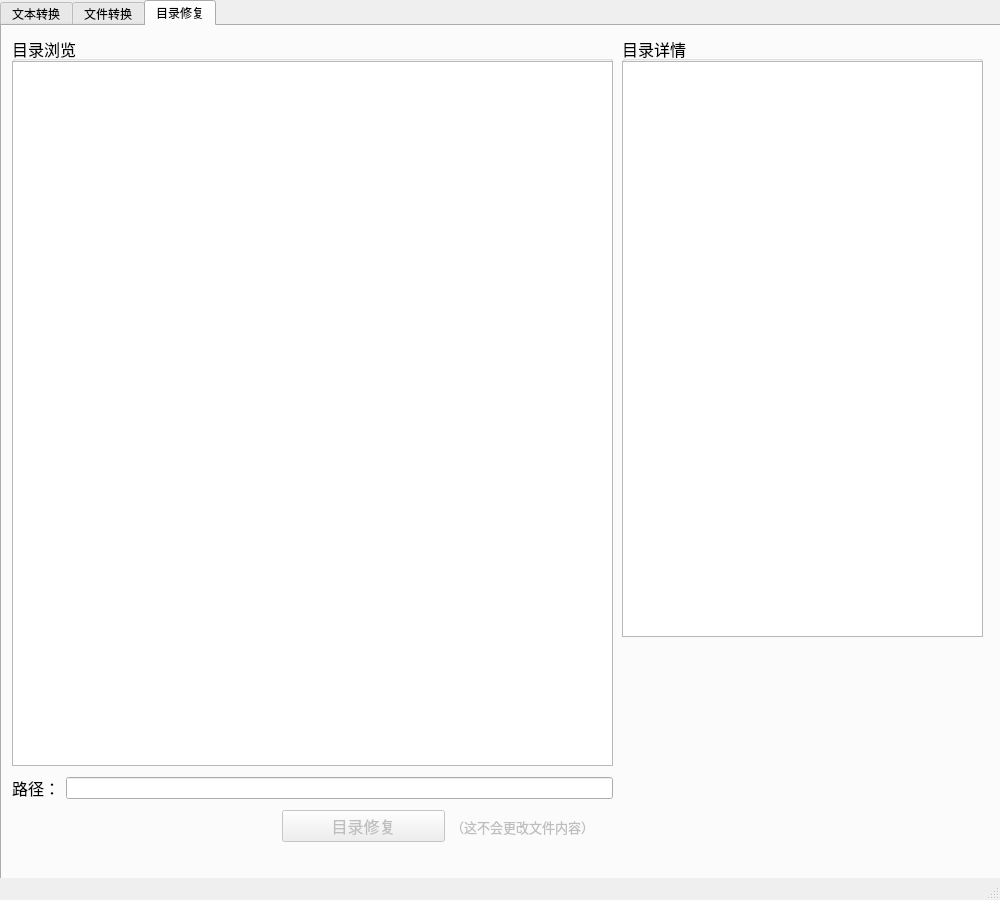
<?xml version="1.0" encoding="UTF-8"?>
<ui version="4.0">
 <class>MainWindow</class>
 <widget class="QMainWindow" name="MainWindow">
  <property name="geometry">
   <rect>
    <x>0</x>
    <y>0</y>
    <width>1000</width>
    <height>900</height>
   </rect>
  </property>
  <property name="font">
   <font>
    <pointsize>9</pointsize>
   </font>
  </property>
  <property name="windowTitle">
   <string>乱码转换</string>
  </property>
  <widget class="QWidget" name="centralwidget">
   <widget class="QTabWidget" name="tabWidget">
    <property name="geometry">
     <rect>
      <x>0</x>
      <y>0</y>
      <width>1001</width>
      <height>881</height>
     </rect>
    </property>
    <property name="currentIndex">
     <number>2</number>
    </property>
    <widget class="QWidget" name="tabCodeTrans">
     <attribute name="title">
      <string>文本转换</string>
     </attribute>
     <widget class="QGroupBox" name="groupBoxGet">
      <property name="geometry">
       <rect>
        <x>10</x>
        <y>10</y>
        <width>780</width>
        <height>370</height>
       </rect>
      </property>
      <property name="font">
       <font>
        <pointsize>12</pointsize>
       </font>
      </property>
      <property name="title">
       <string>源码</string>
      </property>
      <widget class="QPlainTextEdit" name="sourceCode">
       <property name="geometry">
        <rect>
         <x>0</x>
         <y>25</y>
         <width>780</width>
         <height>345</height>
        </rect>
       </property>
      </widget>
     </widget>
     <widget class="QPushButton" name="codeTrans">
      <property name="geometry">
       <rect>
        <x>10</x>
        <y>390</y>
        <width>80</width>
        <height>40</height>
       </rect>
      </property>
      <property name="font">
       <font>
        <pointsize>12</pointsize>
       </font>
      </property>
      <property name="text">
       <string>转换</string>
      </property>
     </widget>
     <widget class="QGroupBox" name="groupBoxOut">
      <property name="geometry">
       <rect>
        <x>10</x>
        <y>440</y>
        <width>780</width>
        <height>370</height>
       </rect>
      </property>
      <property name="font">
       <font>
        <pointsize>12</pointsize>
       </font>
      </property>
      <property name="title">
       <string>解码</string>
      </property>
      <widget class="QPlainTextEdit" name="solvedCode">
       <property name="enabled">
        <bool>true</bool>
       </property>
       <property name="geometry">
        <rect>
         <x>0</x>
         <y>25</y>
         <width>780</width>
         <height>345</height>
        </rect>
       </property>
       <property name="readOnly">
        <bool>true</bool>
       </property>
      </widget>
     </widget>
    </widget>
    <widget class="QWidget" name="tabFileTrans">
     <attribute name="title">
      <string>文件转换</string>
     </attribute>
     <widget class="QGroupBox" name="fileBrowerGroup">
      <property name="geometry">
       <rect>
        <x>10</x>
        <y>10</y>
        <width>691</width>
        <height>730</height>
       </rect>
      </property>
      <property name="font">
       <font>
        <pointsize>12</pointsize>
       </font>
      </property>
      <property name="title">
       <string>文件浏览</string>
      </property>
      <widget class="QTreeView" name="fileBrower">
       <property name="geometry">
        <rect>
         <x>0</x>
         <y>25</y>
         <width>691</width>
         <height>705</height>
        </rect>
       </property>
       <property name="sortingEnabled">
        <bool>true</bool>
       </property>
      </widget>
     </widget>
     <widget class="QWidget" name="layoutWidget">
      <property name="geometry">
       <rect>
        <x>10</x>
        <y>750</y>
        <width>691</width>
        <height>24</height>
       </rect>
      </property>
      <layout class="QHBoxLayout" name="filePathLayout">
       <item>
        <widget class="QLabel" name="label">
         <property name="font">
          <font>
           <pointsize>12</pointsize>
          </font>
         </property>
         <property name="text">
          <string>路径：</string>
         </property>
        </widget>
       </item>
       <item>
        <widget class="QLineEdit" name="filePath"/>
       </item>
      </layout>
     </widget>
     <widget class="QWidget" name="layoutWidget">
      <property name="geometry">
       <rect>
        <x>310</x>
        <y>780</y>
        <width>391</width>
        <height>41</height>
       </rect>
      </property>
      <layout class="QHBoxLayout" name="fileProcessor">
       <item>
        <widget class="QCheckBox" name="fileNameTrans">
         <property name="enabled">
          <bool>false</bool>
         </property>
         <property name="font">
          <font>
           <pointsize>10</pointsize>
          </font>
         </property>
         <property name="text">
          <string>同时转换文件名</string>
         </property>
         <property name="checkable">
          <bool>true</bool>
         </property>
         <property name="checked">
          <bool>true</bool>
         </property>
        </widget>
       </item>
       <item>
        <widget class="QPushButton" name="fileTrans">
         <property name="enabled">
          <bool>false</bool>
         </property>
         <property name="font">
          <font>
           <pointsize>12</pointsize>
          </font>
         </property>
         <property name="text">
          <string>文件转换</string>
         </property>
        </widget>
       </item>
      </layout>
     </widget>
     <widget class="QGroupBox" name="previewBox">
      <property name="geometry">
       <rect>
        <x>710</x>
        <y>10</y>
        <width>281</width>
        <height>281</height>
       </rect>
      </property>
      <property name="font">
       <font>
        <pointsize>12</pointsize>
       </font>
      </property>
      <property name="title">
       <string>文件预览</string>
      </property>
      <widget class="QPlainTextEdit" name="filePreview">
       <property name="geometry">
        <rect>
         <x>0</x>
         <y>25</y>
         <width>281</width>
         <height>256</height>
        </rect>
       </property>
       <property name="readOnly">
        <bool>true</bool>
       </property>
      </widget>
     </widget>
     <widget class="QGroupBox" name="transBox">
      <property name="geometry">
       <rect>
        <x>710</x>
        <y>340</y>
        <width>281</width>
        <height>281</height>
       </rect>
      </property>
      <property name="font">
       <font>
        <pointsize>12</pointsize>
       </font>
      </property>
      <property name="title">
       <string>转码预览</string>
      </property>
      <widget class="QPlainTextEdit" name="transPreview">
       <property name="geometry">
        <rect>
         <x>0</x>
         <y>25</y>
         <width>281</width>
         <height>256</height>
        </rect>
       </property>
       <property name="readOnly">
        <bool>true</bool>
       </property>
      </widget>
     </widget>
     <widget class="QCheckBox" name="previewAbled">
      <property name="geometry">
       <rect>
        <x>710</x>
        <y>300</y>
        <width>271</width>
        <height>31</height>
       </rect>
      </property>
      <property name="font">
       <font>
        <pointsize>12</pointsize>
       </font>
      </property>
      <property name="text">
       <string>始终启用预览</string>
      </property>
      <property name="checked">
       <bool>true</bool>
      </property>
     </widget>
    </widget>
    <widget class="QWidget" name="tabFolderFix">
     <attribute name="title">
      <string>目录修复</string>
     </attribute>
     <widget class="QGroupBox" name="folderBrowerGroup">
      <property name="geometry">
       <rect>
        <x>10</x>
        <y>10</y>
        <width>601</width>
        <height>730</height>
       </rect>
      </property>
      <property name="font">
       <font>
        <pointsize>12</pointsize>
       </font>
      </property>
      <property name="title">
       <string>目录浏览</string>
      </property>
      <widget class="QTreeView" name="folderBrower">
       <property name="geometry">
        <rect>
         <x>0</x>
         <y>25</y>
         <width>601</width>
         <height>705</height>
        </rect>
       </property>
       <property name="sortingEnabled">
        <bool>true</bool>
       </property>
      </widget>
     </widget>
     <widget class="QWidget" name="layoutWidget_2">
      <property name="geometry">
       <rect>
        <x>10</x>
        <y>750</y>
        <width>601</width>
        <height>24</height>
       </rect>
      </property>
      <layout class="QHBoxLayout" name="folderPathLayout">
       <item>
        <widget class="QLabel" name="label_2">
         <property name="font">
          <font>
           <pointsize>12</pointsize>
          </font>
         </property>
         <property name="text">
          <string>路径：</string>
         </property>
        </widget>
       </item>
       <item>
        <widget class="QLineEdit" name="folderPath"/>
       </item>
      </layout>
     </widget>
     <widget class="QWidget" name="layoutWidget_3">
      <property name="geometry">
       <rect>
        <x>280</x>
        <y>780</y>
        <width>331</width>
        <height>41</height>
       </rect>
      </property>
      <layout class="QHBoxLayout" name="folderFixer">
       <item>
        <widget class="QPushButton" name="folderFix">
         <property name="enabled">
          <bool>false</bool>
         </property>
         <property name="font">
          <font>
           <pointsize>12</pointsize>
          </font>
         </property>
         <property name="text">
          <string>目录修复</string>
         </property>
        </widget>
       </item>
       <item>
        <widget class="QLabel" name="attention">
         <property name="enabled">
          <bool>false</bool>
         </property>
         <property name="font">
          <font>
           <pointsize>10</pointsize>
          </font>
         </property>
         <property name="text">
          <string>（这不会更改文件内容）</string>
         </property>
        </widget>
       </item>
      </layout>
     </widget>
     <widget class="QGroupBox" name="expandGroup">
      <property name="geometry">
       <rect>
        <x>620</x>
        <y>10</y>
        <width>361</width>
        <height>601</height>
       </rect>
      </property>
      <property name="font">
       <font>
        <pointsize>12</pointsize>
       </font>
      </property>
      <property name="title">
       <string>目录详情</string>
      </property>
      <widget class="QTreeView" name="folderExpand">
       <property name="geometry">
        <rect>
         <x>0</x>
         <y>25</y>
         <width>361</width>
         <height>576</height>
        </rect>
       </property>
       <property name="sortingEnabled">
        <bool>true</bool>
       </property>
      </widget>
     </widget>
    </widget>
   </widget>
  </widget>
  <widget class="QMenuBar" name="menubar">
   <property name="geometry">
    <rect>
     <x>0</x>
     <y>0</y>
     <width>1000</width>
     <height>17</height>
    </rect>
   </property>
  </widget>
  <widget class="QStatusBar" name="statusbar"/>
 </widget>
 <resources/>
 <connections/>
</ui>
